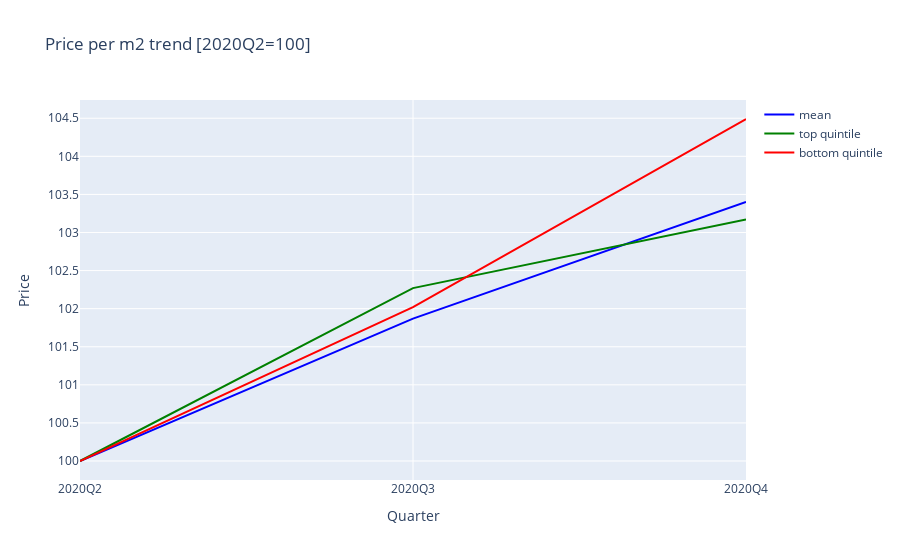

Here is the notebook cell this chart was saved with:
### Code cell
trace0=go.Scatter(
            x=df_temp.offer_date_q,
            y=df_temp.unit_price_static,
            mode='lines',
            marker=dict(
            color="blue",
            size=5
            
            ),
        name="mean",

        )


trace1=go.Scatter(
            x=df_temp.offer_date_q,
            y=df_temp.top_quantile_static,
            mode='lines',
            marker=dict(
            color="green",
            size=5
            
            ),
        name="top quintile",

        )

trace2=go.Scatter(
            x=df_temp.offer_date_q,
            y=df_temp.bottom_quantile_static,
            mode='lines',
            marker=dict(
            color="red",
            size=5
            
            ),
        name="bottom quintile",

        )

data=[trace0, trace1, trace2]
    
figure=go.Figure(
    data=data,
    layout=go.Layout(
        title="Price per m2 trend [2020Q2=100]",
            yaxis=dict(title="Price"),
        xaxis=dict(title="Quarter",type="category")

    
    ))
iplot(figure)

### Figure 1 — Plotly figure (JSON) as saved in the notebook; plotly's stock layout.template omitted (floating-point values rounded to 4 significant figures)
{"data": [{"marker": {"color": "blue", "size": 5}, "mode": "lines", "name": "mean", "type": "scatter", "x": ["2020Q2", "2020Q3", "2020Q4"], "y": [100, 101.9, 103.4]}, {"marker": {"color": "green", "size": 5}, "mode": "lines", "name": "top quintile", "type": "scatter", "x": ["2020Q2", "2020Q3", "2020Q4"], "y": [100, 102.3, 103.2]}, {"marker": {"color": "red", "size": 5}, "mode": "lines", "name": "bottom quintile", "type": "scatter", "x": ["2020Q2", "2020Q3", "2020Q4"], "y": [100, 102.0, 104.5]}], "layout": {"title": {"text": "Price per m2 trend [2020Q2=100]"}, "xaxis": {"title": {"text": "Quarter"}, "type": "category"}, "yaxis": {"title": {"text": "Price"}}}}
